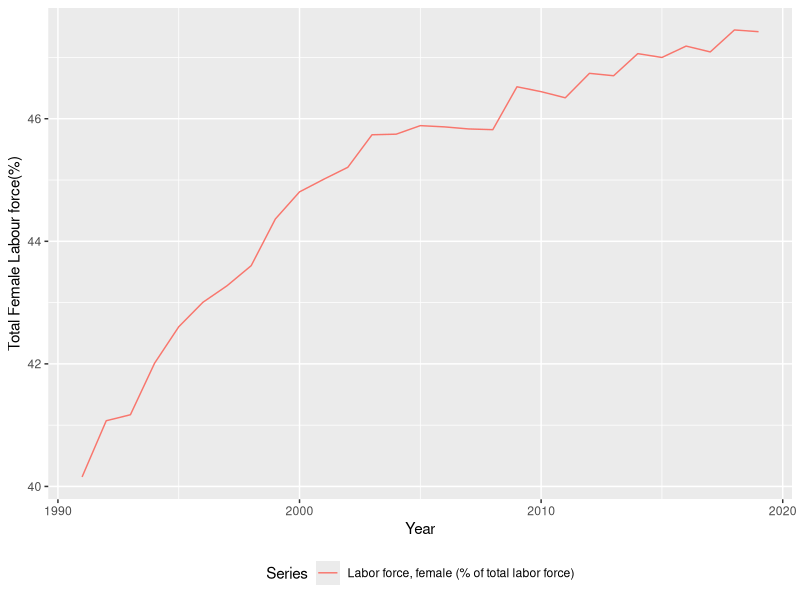
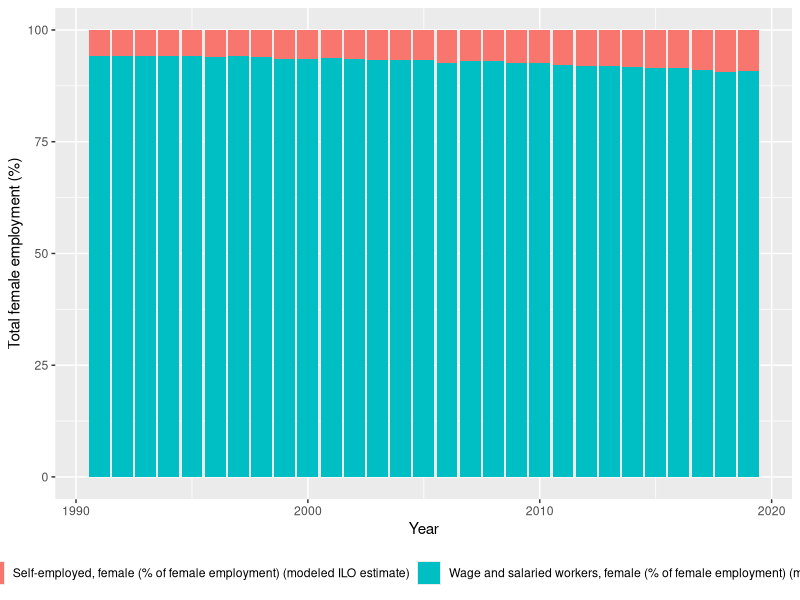
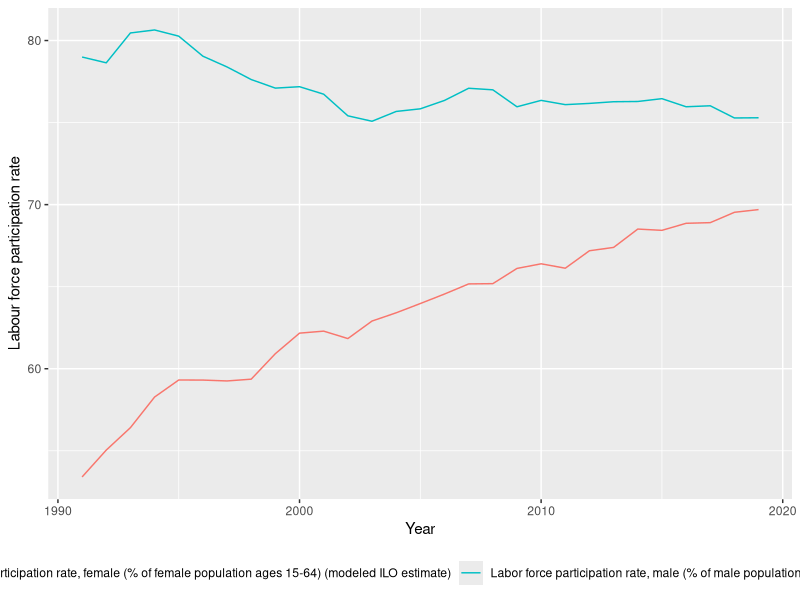

The R script that drew these images, in order:
## ---- chunk 1
knitr::opts_chunk$set(echo = TRUE)
## ---- chunk 2
library(tidyverse)
library(kableExtra)
library(bookdown)
library(lubridate)
library(knitr)
## ---- chunk 3
data = read.csv("data/wdi_data.csv")
data = data[1:35,]

names(data)[5:54] = c(1970:2019)
names(data)[3] = c("Series")

data_value = data %>%
  select('1970':'2019')

data_value = data.frame(lapply(data_value, as.character), stringsAsFactors =FALSE)
data_value = data.frame(lapply(data_value, as.numeric))

data = data.frame(Series = data$Series, data_value)
names(data)[2:51] = c(1970:2019)

data_long = data %>%
  pivot_longer(`1970`:`2019`, names_to = "Year") %>%
  mutate(Year = as.factor(Year))

#use data_long for analysis.
## ---- chunk 4
israel_labour <- data_long %>% dplyr::filter(Series %in% c("Labor force, female (% of total labor force)",
                                                      "Ratio of female to male labor force participation rate (%) (national estimate)", "Self-employed, female (% of female employment) (modeled ILO estimate)" , "Wage and salaried workers, female (% of female employment) (modeled ILO estimate)",
                                                      "Labor force participation rate, female (% of female population ages 15-64) (modeled ILO estimate)","Labor force participation rate, male (% of male population ages 15-64) (modeled ILO estimate)"),
                                        Year %in% c(1991:2019))

## ---- chunk 5
israel_display <- israel_labour %>% pivot_wider(names_from = Series, values_from = value)

  kable(head(israel_display), caption = "Variables Summary") %>%
  kable_styling(bootstrap_options = c("striped", "hover", full_width = F)) %>%
    row_spec(0, angle = -90)

## ---- chunk 6
israel_labour$Year <-  as.numeric(as.character(israel_labour$Year))

## ---- chunk 7

plot_1 <- israel_labour %>% dplyr::filter(Series == "Labor force, female (% of total labor force)") %>%
  ggplot(aes(x = Year, y = value, color = Series))+
  geom_line()+
  xlab("Year")+
  ylab("Total Female Labour force(%)")+
  theme(legend.position="bottom")
  

plot_1
## ---- chunk 8

plot_2 <- israel_labour %>% dplyr::filter(Series %in% c("Self-employed, female (% of female employment) (modeled ILO estimate)" , "Wage and salaried workers, female (% of female employment) (modeled ILO estimate)")) %>% 
  ggplot(aes(x = Year, y = value, fill = Series))+
  geom_col()+
  xlab("Year")+
  ylab("Total female employment (%)")+
  theme(legend.position="bottom")
  

plot_2
## ---- chunk 9

plot_3 <- israel_labour %>% dplyr::filter(Series %in% c("Labor force participation rate, female (% of female population ages 15-64) (modeled ILO estimate)","Labor force participation rate, male (% of male population ages 15-64) (modeled ILO estimate)")) %>%
  ggplot(aes(x=Year,y=value, color = Series))+
  geom_line()+
  xlab("Year")+
  ylab("Labour force participation rate")+
  theme(legend.position="bottom")

plot_3
